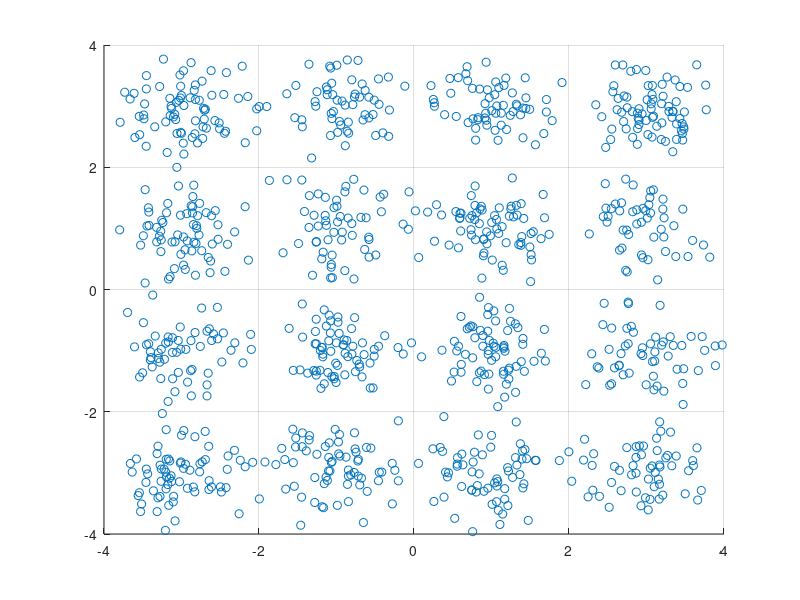

This chart was generated by the following MATLAB code:
clear;

Tsym = 1;
Nsym = 1000;
Fs = 100;
Fc = 10;
N0 = 0.15;

t = [Tsym/Fs:Tsym/Fs:Tsym*Nsym];
Tmax = length(t);

% symbol table 생성 16QAM
M = 16;
for i=1:M
    realSym = -5+2*(mod(i-1,4)+1);
    imagSym = -5+2*(floor((i-1)/4)+1);
    symTable(i) = realSym + j*imagSym;
end

% basis representation
phi1 = cos(2*pi*Fc*t(1:Tsym*Fs)); % 한 주기동안 carrier
Es = norm(phi1); % find orthonoraml basis
phi1 = phi1/Es;

phi2 = -sin(2*pi*Fc*t(1:Tsym*Fs)); % 한 주기동안 carrier
Es = norm(phi2); % find orthonoraml basis
phi2 = phi2/Es;

%%%%%% Tx
m = randi(M, 1, Nsym);

% Symbol signal generation
realSymR = -5+2*(mod(m-1,4)+1);
imagSymR = -5+2*(floor((m-1)/4)+1);
bbSym = realSymR + j*imagSymR; % Si(t)+jSq(t)

% up conversion
RFsignal = zeros(1, Tmax);
for iterT = 1:Tmax
    iterSym = floor((iterT-1)/Fs)+1; % #of symbol
    RFsignal(iterT) = real(bbSym(iterSym)) * cos(2*pi*Fc*t(iterT)) / Es - imag(bbSym(iterSym)) * sin(2*pi*Fc*t(iterT)) / Es;
end

%%%%% Rx
% Down conversion (Coherent detection)
Ich = RFsignal .* cos(2*pi*Fc*t)/Es;
Qch = RFsignal .* sin(2*pi*Fc*t)/Es; % Es로 나누는건 normalization

for i = 1:Nsym
    n_start = (i-1)*Tsym*Fs;
    bbSym_rx(i) = sum(Ich(n_start+1:n_start+Tsym*Fs) - j*Qch(n_start+1:n_start+Tsym*Fs)); %optimal receiver
end
sigPower = mean(abs(bbSym_rx).^2);

%%%%%%% noise 추가
noise = sqrt(N0)*randn(1,length(bbSym_rx)) + j*sqrt(N0)*randn(1,length(bbSym_rx));
bbSymN_rx = bbSym_rx + noise;
noisePower=mean(abs(noise).^2);
SNR=10*log10(sigPower/noisePower)
figure(3)
scatter(real(bbSymN_rx), imag(bbSymN_rx));
grid on;
axis([-4 4 -4 4]);

% hard decision
hd_bbSym = zeros(1, Nsym);
for i = 1:Nsym
    mod_dis_metric = bbSymN_rx(i)*conj(symTable) - 1/2*abs(symTable).^2;
    [dammyVal, hd_index] = max(real(mod_dis_metric));
    hd_bbSym(i) = symTable(hd_index);
end

SER = sum(abs(hd_bbSym - bbSym) > 0.01) / Nsym